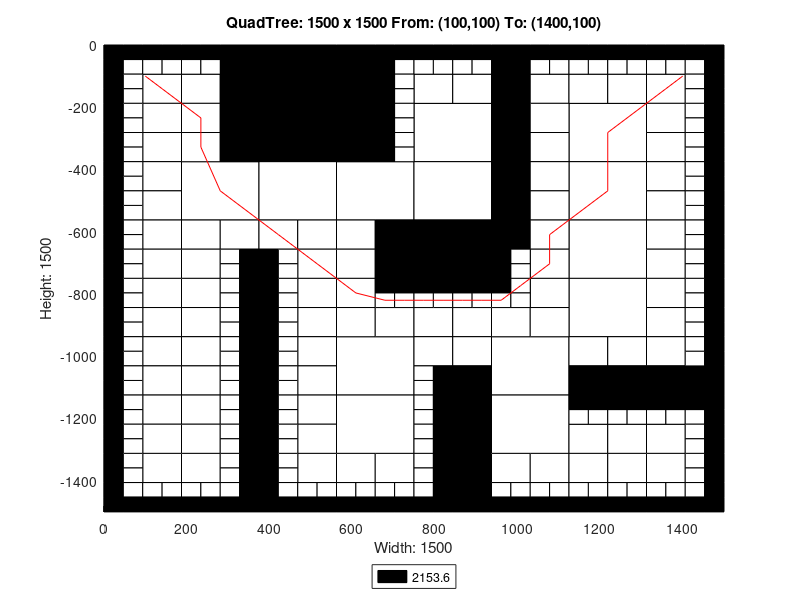

This chart was generated by the following MATLAB code:
axis([0 1500 -1500 0]);
title('QuadTree: 1500 x 1500 From: (100,100) To: (1400,100)');
xlabel('Width: 1500');
ylabel('Height: 1500');
rectangle('Position',[375 -187.5 187.5 187.5], 'FaceColor',[0 0 0]);
rectangle('Position',[375 -375 187.5 187.5], 'FaceColor',[0 0 0]);
rectangle('Position',[187.5 -562.5 187.5 187.5], 'FaceColor',[1 1 1]);
rectangle('Position',[375 -562.5 187.5 187.5], 'FaceColor',[1 1 1]);
rectangle('Position',[562.5 -562.5 187.5 187.5], 'FaceColor',[1 1 1]);
rectangle('Position',[750 -375 187.5 187.5], 'FaceColor',[1 1 1]);
rectangle('Position',[1125 -375 187.5 187.5], 'FaceColor',[1 1 1]);
rectangle('Position',[750 -562.5 187.5 187.5], 'FaceColor',[1 1 1]);
rectangle('Position',[750 -750 187.5 187.5], 'FaceColor',[0 0 0]);
rectangle('Position',[1125 -562.5 187.5 187.5], 'FaceColor',[1 1 1]);
rectangle('Position',[1125 -750 187.5 187.5], 'FaceColor',[1 1 1]);
rectangle('Position',[562.5 -1125 187.5 187.5], 'FaceColor',[1 1 1]);
rectangle('Position',[562.5 -1312.5 187.5 187.5], 'FaceColor',[1 1 1]);
rectangle('Position',[937.5 -1125 187.5 187.5], 'FaceColor',[1 1 1]);
rectangle('Position',[1125 -937.5 187.5 187.5], 'FaceColor',[1 1 1]);
rectangle('Position',[937.5 -1312.5 187.5 187.5], 'FaceColor',[1 1 1]);
rectangle('Position',[93.75 -187.5 93.75 93.75], 'FaceColor',[1 1 1]);
rectangle('Position',[281.25 -93.75 93.75 93.75], 'FaceColor',[0 0 0]);
rectangle('Position',[187.5 -187.5 93.75 93.75], 'FaceColor',[1 1 1]);
rectangle('Position',[281.25 -187.5 93.75 93.75], 'FaceColor',[0 0 0]);
rectangle('Position',[93.75 -281.25 93.75 93.75], 'FaceColor',[1 1 1]);
rectangle('Position',[93.75 -375 93.75 93.75], 'FaceColor',[1 1 1]);
rectangle('Position',[187.5 -281.25 93.75 93.75], 'FaceColor',[1 1 1]);
rectangle('Position',[281.25 -281.25 93.75 93.75], 'FaceColor',[0 0 0]);
rectangle('Position',[187.5 -375 93.75 93.75], 'FaceColor',[1 1 1]);
rectangle('Position',[281.25 -375 93.75 93.75], 'FaceColor',[0 0 0]);
rectangle('Position',[562.5 -93.75 93.75 93.75], 'FaceColor',[0 0 0]);
rectangle('Position',[562.5 -187.5 93.75 93.75], 'FaceColor',[0 0 0]);
rectangle('Position',[562.5 -281.25 93.75 93.75], 'FaceColor',[0 0 0]);
rectangle('Position',[562.5 -375 93.75 93.75], 'FaceColor',[0 0 0]);
rectangle('Position',[93.75 -468.75 93.75 93.75], 'FaceColor',[1 1 1]);
rectangle('Position',[93.75 -562.5 93.75 93.75], 'FaceColor',[1 1 1]);
rectangle('Position',[93.75 -656.25 93.75 93.75], 'FaceColor',[1 1 1]);
rectangle('Position',[93.75 -750 93.75 93.75], 'FaceColor',[1 1 1]);
rectangle('Position',[187.5 -656.25 93.75 93.75], 'FaceColor',[1 1 1]);
rectangle('Position',[281.25 -656.25 93.75 93.75], 'FaceColor',[1 1 1]);
rectangle('Position',[187.5 -750 93.75 93.75], 'FaceColor',[1 1 1]);
rectangle('Position',[375 -656.25 93.75 93.75], 'FaceColor',[1 1 1]);
rectangle('Position',[468.75 -656.25 93.75 93.75], 'FaceColor',[1 1 1]);
rectangle('Position',[468.75 -750 93.75 93.75], 'FaceColor',[1 1 1]);
rectangle('Position',[562.5 -656.25 93.75 93.75], 'FaceColor',[1 1 1]);
rectangle('Position',[656.25 -656.25 93.75 93.75], 'FaceColor',[0 0 0]);
rectangle('Position',[562.5 -750 93.75 93.75], 'FaceColor',[1 1 1]);
rectangle('Position',[656.25 -750 93.75 93.75], 'FaceColor',[0 0 0]);
rectangle('Position',[750 -187.5 93.75 93.75], 'FaceColor',[1 1 1]);
rectangle('Position',[843.75 -187.5 93.75 93.75], 'FaceColor',[1 1 1]);
rectangle('Position',[937.5 -93.75 93.75 93.75], 'FaceColor',[0 0 0]);
rectangle('Position',[937.5 -187.5 93.75 93.75], 'FaceColor',[0 0 0]);
rectangle('Position',[1031.25 -187.5 93.75 93.75], 'FaceColor',[1 1 1]);
rectangle('Position',[937.5 -281.25 93.75 93.75], 'FaceColor',[0 0 0]);
rectangle('Position',[1031.25 -281.25 93.75 93.75], 'FaceColor',[1 1 1]);
rectangle('Position',[937.5 -375 93.75 93.75], 'FaceColor',[0 0 0]);
rectangle('Position',[1031.25 -375 93.75 93.75], 'FaceColor',[1 1 1]);
rectangle('Position',[1125 -187.5 93.75 93.75], 'FaceColor',[1 1 1]);
rectangle('Position',[1218.75 -187.5 93.75 93.75], 'FaceColor',[1 1 1]);
rectangle('Position',[1312.5 -187.5 93.75 93.75], 'FaceColor',[1 1 1]);
rectangle('Position',[1312.5 -281.25 93.75 93.75], 'FaceColor',[1 1 1]);
rectangle('Position',[1312.5 -375 93.75 93.75], 'FaceColor',[1 1 1]);
rectangle('Position',[937.5 -468.75 93.75 93.75], 'FaceColor',[0 0 0]);
rectangle('Position',[1031.25 -468.75 93.75 93.75], 'FaceColor',[1 1 1]);
rectangle('Position',[937.5 -562.5 93.75 93.75], 'FaceColor',[0 0 0]);
rectangle('Position',[1031.25 -562.5 93.75 93.75], 'FaceColor',[1 1 1]);
rectangle('Position',[937.5 -656.25 93.75 93.75], 'FaceColor',[0 0 0]);
rectangle('Position',[1031.25 -656.25 93.75 93.75], 'FaceColor',[1 1 1]);
rectangle('Position',[1031.25 -750 93.75 93.75], 'FaceColor',[1 1 1]);
rectangle('Position',[1312.5 -468.75 93.75 93.75], 'FaceColor',[1 1 1]);
rectangle('Position',[1312.5 -562.5 93.75 93.75], 'FaceColor',[1 1 1]);
rectangle('Position',[1312.5 -656.25 93.75 93.75], 'FaceColor',[1 1 1]);
rectangle('Position',[1312.5 -750 93.75 93.75], 'FaceColor',[1 1 1]);
rectangle('Position',[93.75 -843.75 93.75 93.75], 'FaceColor',[1 1 1]);
rectangle('Position',[93.75 -937.5 93.75 93.75], 'FaceColor',[1 1 1]);
rectangle('Position',[187.5 -843.75 93.75 93.75], 'FaceColor',[1 1 1]);
rectangle('Position',[187.5 -937.5 93.75 93.75], 'FaceColor',[1 1 1]);
rectangle('Position',[93.75 -1031.25 93.75 93.75], 'FaceColor',[1 1 1]);
rectangle('Position',[93.75 -1125 93.75 93.75], 'FaceColor',[1 1 1]);
rectangle('Position',[187.5 -1031.25 93.75 93.75], 'FaceColor',[1 1 1]);
rectangle('Position',[187.5 -1125 93.75 93.75], 'FaceColor',[1 1 1]);
rectangle('Position',[468.75 -843.75 93.75 93.75], 'FaceColor',[1 1 1]);
rectangle('Position',[468.75 -937.5 93.75 93.75], 'FaceColor',[1 1 1]);
rectangle('Position',[562.5 -843.75 93.75 93.75], 'FaceColor',[1 1 1]);
rectangle('Position',[562.5 -937.5 93.75 93.75], 'FaceColor',[1 1 1]);
rectangle('Position',[656.25 -937.5 93.75 93.75], 'FaceColor',[1 1 1]);
rectangle('Position',[468.75 -1031.25 93.75 93.75], 'FaceColor',[1 1 1]);
rectangle('Position',[468.75 -1125 93.75 93.75], 'FaceColor',[1 1 1]);
rectangle('Position',[93.75 -1218.75 93.75 93.75], 'FaceColor',[1 1 1]);
rectangle('Position',[93.75 -1312.5 93.75 93.75], 'FaceColor',[1 1 1]);
rectangle('Position',[187.5 -1218.75 93.75 93.75], 'FaceColor',[1 1 1]);
rectangle('Position',[187.5 -1312.5 93.75 93.75], 'FaceColor',[1 1 1]);
rectangle('Position',[93.75 -1406.25 93.75 93.75], 'FaceColor',[1 1 1]);
rectangle('Position',[187.5 -1406.25 93.75 93.75], 'FaceColor',[1 1 1]);
rectangle('Position',[468.75 -1218.75 93.75 93.75], 'FaceColor',[1 1 1]);
rectangle('Position',[468.75 -1312.5 93.75 93.75], 'FaceColor',[1 1 1]);
rectangle('Position',[468.75 -1406.25 93.75 93.75], 'FaceColor',[1 1 1]);
rectangle('Position',[562.5 -1406.25 93.75 93.75], 'FaceColor',[1 1 1]);
rectangle('Position',[656.25 -1406.25 93.75 93.75], 'FaceColor',[1 1 1]);
rectangle('Position',[750 -937.5 93.75 93.75], 'FaceColor',[1 1 1]);
rectangle('Position',[843.75 -937.5 93.75 93.75], 'FaceColor',[1 1 1]);
rectangle('Position',[1031.25 -843.75 93.75 93.75], 'FaceColor',[1 1 1]);
rectangle('Position',[937.5 -937.5 93.75 93.75], 'FaceColor',[1 1 1]);
rectangle('Position',[1031.25 -937.5 93.75 93.75], 'FaceColor',[1 1 1]);
rectangle('Position',[750 -1031.25 93.75 93.75], 'FaceColor',[1 1 1]);
rectangle('Position',[843.75 -1031.25 93.75 93.75], 'FaceColor',[1 1 1]);
rectangle('Position',[843.75 -1125 93.75 93.75], 'FaceColor',[0 0 0]);
rectangle('Position',[1312.5 -843.75 93.75 93.75], 'FaceColor',[1 1 1]);
rectangle('Position',[1312.5 -937.5 93.75 93.75], 'FaceColor',[1 1 1]);
rectangle('Position',[1125 -1031.25 93.75 93.75], 'FaceColor',[1 1 1]);
rectangle('Position',[1218.75 -1031.25 93.75 93.75], 'FaceColor',[1 1 1]);
rectangle('Position',[1125 -1125 93.75 93.75], 'FaceColor',[0 0 0]);
rectangle('Position',[1218.75 -1125 93.75 93.75], 'FaceColor',[0 0 0]);
rectangle('Position',[1312.5 -1031.25 93.75 93.75], 'FaceColor',[1 1 1]);
rectangle('Position',[1312.5 -1125 93.75 93.75], 'FaceColor',[0 0 0]);
rectangle('Position',[1406.25 -1125 93.75 93.75], 'FaceColor',[0 0 0]);
rectangle('Position',[843.75 -1218.75 93.75 93.75], 'FaceColor',[0 0 0]);
rectangle('Position',[843.75 -1312.5 93.75 93.75], 'FaceColor',[0 0 0]);
rectangle('Position',[843.75 -1406.25 93.75 93.75], 'FaceColor',[0 0 0]);
rectangle('Position',[843.75 -1500 93.75 93.75], 'FaceColor',[0 0 0]);
rectangle('Position',[937.5 -1406.25 93.75 93.75], 'FaceColor',[1 1 1]);
rectangle('Position',[1031.25 -1406.25 93.75 93.75], 'FaceColor',[1 1 1]);
rectangle('Position',[1125 -1312.5 93.75 93.75], 'FaceColor',[1 1 1]);
rectangle('Position',[1218.75 -1312.5 93.75 93.75], 'FaceColor',[1 1 1]);
rectangle('Position',[1312.5 -1312.5 93.75 93.75], 'FaceColor',[1 1 1]);
rectangle('Position',[1125 -1406.25 93.75 93.75], 'FaceColor',[1 1 1]);
rectangle('Position',[1218.75 -1406.25 93.75 93.75], 'FaceColor',[1 1 1]);
rectangle('Position',[1312.5 -1406.25 93.75 93.75], 'FaceColor',[1 1 1]);
rectangle('Position',[0 -46.875 46.875 46.875], 'FaceColor',[0 0 0]);
rectangle('Position',[46.875 -46.875 46.875 46.875], 'FaceColor',[0 0 0]);
rectangle('Position',[0 -93.75 46.875 46.875], 'FaceColor',[0 0 0]);
rectangle('Position',[46.875 -93.75 46.875 46.875], 'FaceColor',[1 1 1]);
rectangle('Position',[93.75 -46.875 46.875 46.875], 'FaceColor',[0 0 0]);
rectangle('Position',[140.625 -46.875 46.875 46.875], 'FaceColor',[0 0 0]);
rectangle('Position',[93.75 -93.75 46.875 46.875], 'FaceColor',[1 1 1]);
rectangle('Position',[140.625 -93.75 46.875 46.875], 'FaceColor',[1 1 1]);
rectangle('Position',[0 -140.625 46.875 46.875], 'FaceColor',[0 0 0]);
rectangle('Position',[46.875 -140.625 46.875 46.875], 'FaceColor',[1 1 1]);
rectangle('Position',[0 -187.5 46.875 46.875], 'FaceColor',[0 0 0]);
rectangle('Position',[46.875 -187.5 46.875 46.875], 'FaceColor',[1 1 1]);
rectangle('Position',[187.5 -46.875 46.875 46.875], 'FaceColor',[0 0 0]);
rectangle('Position',[234.375 -46.875 46.875 46.875], 'FaceColor',[0 0 0]);
rectangle('Position',[187.5 -93.75 46.875 46.875], 'FaceColor',[1 1 1]);
rectangle('Position',[234.375 -93.75 46.875 46.875], 'FaceColor',[1 1 1]);
rectangle('Position',[0 -234.375 46.875 46.875], 'FaceColor',[0 0 0]);
rectangle('Position',[46.875 -234.375 46.875 46.875], 'FaceColor',[1 1 1]);
rectangle('Position',[0 -281.25 46.875 46.875], 'FaceColor',[0 0 0]);
rectangle('Position',[46.875 -281.25 46.875 46.875], 'FaceColor',[1 1 1]);
rectangle('Position',[0 -328.125 46.875 46.875], 'FaceColor',[0 0 0]);
rectangle('Position',[46.875 -328.125 46.875 46.875], 'FaceColor',[1 1 1]);
rectangle('Position',[0 -375 46.875 46.875], 'FaceColor',[0 0 0]);
rectangle('Position',[46.875 -375 46.875 46.875], 'FaceColor',[1 1 1]);
rectangle('Position',[656.25 -46.875 46.875 46.875], 'FaceColor',[0 0 0]);
rectangle('Position',[703.125 -46.875 46.875 46.875], 'FaceColor',[0 0 0]);
rectangle('Position',[656.25 -93.75 46.875 46.875], 'FaceColor',[0 0 0]);
rectangle('Position',[703.125 -93.75 46.875 46.875], 'FaceColor',[1 1 1]);
rectangle('Position',[656.25 -140.625 46.875 46.875], 'FaceColor',[0 0 0]);
rectangle('Position',[703.125 -140.625 46.875 46.875], 'FaceColor',[1 1 1]);
rectangle('Position',[656.25 -187.5 46.875 46.875], 'FaceColor',[0 0 0]);
rectangle('Position',[703.125 -187.5 46.875 46.875], 'FaceColor',[1 1 1]);
rectangle('Position',[656.25 -234.375 46.875 46.875], 'FaceColor',[0 0 0]);
rectangle('Position',[703.125 -234.375 46.875 46.875], 'FaceColor',[1 1 1]);
rectangle('Position',[656.25 -281.25 46.875 46.875], 'FaceColor',[0 0 0]);
rectangle('Position',[703.125 -281.25 46.875 46.875], 'FaceColor',[1 1 1]);
rectangle('Position',[656.25 -328.125 46.875 46.875], 'FaceColor',[0 0 0]);
rectangle('Position',[703.125 -328.125 46.875 46.875], 'FaceColor',[1 1 1]);
rectangle('Position',[656.25 -375 46.875 46.875], 'FaceColor',[0 0 0]);
rectangle('Position',[703.125 -375 46.875 46.875], 'FaceColor',[1 1 1]);
rectangle('Position',[0 -421.875 46.875 46.875], 'FaceColor',[0 0 0]);
rectangle('Position',[46.875 -421.875 46.875 46.875], 'FaceColor',[1 1 1]);
rectangle('Position',[0 -468.75 46.875 46.875], 'FaceColor',[0 0 0]);
rectangle('Position',[46.875 -468.75 46.875 46.875], 'FaceColor',[1 1 1]);
rectangle('Position',[0 -515.625 46.875 46.875], 'FaceColor',[0 0 0]);
rectangle('Position',[46.875 -515.625 46.875 46.875], 'FaceColor',[1 1 1]);
rectangle('Position',[0 -562.5 46.875 46.875], 'FaceColor',[0 0 0]);
rectangle('Position',[46.875 -562.5 46.875 46.875], 'FaceColor',[1 1 1]);
rectangle('Position',[0 -609.375 46.875 46.875], 'FaceColor',[0 0 0]);
rectangle('Position',[46.875 -609.375 46.875 46.875], 'FaceColor',[1 1 1]);
rectangle('Position',[0 -656.25 46.875 46.875], 'FaceColor',[0 0 0]);
rectangle('Position',[46.875 -656.25 46.875 46.875], 'FaceColor',[1 1 1]);
rectangle('Position',[0 -703.125 46.875 46.875], 'FaceColor',[0 0 0]);
rectangle('Position',[46.875 -703.125 46.875 46.875], 'FaceColor',[1 1 1]);
rectangle('Position',[0 -750 46.875 46.875], 'FaceColor',[0 0 0]);
rectangle('Position',[46.875 -750 46.875 46.875], 'FaceColor',[1 1 1]);
rectangle('Position',[281.25 -703.125 46.875 46.875], 'FaceColor',[1 1 1]);
rectangle('Position',[328.125 -703.125 46.875 46.875], 'FaceColor',[0 0 0]);
rectangle('Position',[281.25 -750 46.875 46.875], 'FaceColor',[1 1 1]);
rectangle('Position',[328.125 -750 46.875 46.875], 'FaceColor',[0 0 0]);
rectangle('Position',[375 -703.125 46.875 46.875], 'FaceColor',[0 0 0]);
rectangle('Position',[421.875 -703.125 46.875 46.875], 'FaceColor',[1 1 1]);
rectangle('Position',[375 -750 46.875 46.875], 'FaceColor',[0 0 0]);
rectangle('Position',[421.875 -750 46.875 46.875], 'FaceColor',[1 1 1]);
rectangle('Position',[750 -46.875 46.875 46.875], 'FaceColor',[0 0 0]);
rectangle('Position',[796.875 -46.875 46.875 46.875], 'FaceColor',[0 0 0]);
rectangle('Position',[750 -93.75 46.875 46.875], 'FaceColor',[1 1 1]);
rectangle('Position',[796.875 -93.75 46.875 46.875], 'FaceColor',[1 1 1]);
rectangle('Position',[843.75 -46.875 46.875 46.875], 'FaceColor',[0 0 0]);
rectangle('Position',[890.625 -46.875 46.875 46.875], 'FaceColor',[0 0 0]);
rectangle('Position',[843.75 -93.75 46.875 46.875], 'FaceColor',[1 1 1]);
rectangle('Position',[890.625 -93.75 46.875 46.875], 'FaceColor',[1 1 1]);
rectangle('Position',[1031.25 -46.875 46.875 46.875], 'FaceColor',[0 0 0]);
rectangle('Position',[1078.12 -46.875 46.875 46.875], 'FaceColor',[0 0 0]);
rectangle('Position',[1031.25 -93.75 46.875 46.875], 'FaceColor',[1 1 1]);
rectangle('Position',[1078.12 -93.75 46.875 46.875], 'FaceColor',[1 1 1]);
rectangle('Position',[1125 -46.875 46.875 46.875], 'FaceColor',[0 0 0]);
rectangle('Position',[1171.88 -46.875 46.875 46.875], 'FaceColor',[0 0 0]);
rectangle('Position',[1125 -93.75 46.875 46.875], 'FaceColor',[1 1 1]);
rectangle('Position',[1171.88 -93.75 46.875 46.875], 'FaceColor',[1 1 1]);
rectangle('Position',[1218.75 -46.875 46.875 46.875], 'FaceColor',[0 0 0]);
rectangle('Position',[1265.62 -46.875 46.875 46.875], 'FaceColor',[0 0 0]);
rectangle('Position',[1218.75 -93.75 46.875 46.875], 'FaceColor',[1 1 1]);
rectangle('Position',[1265.62 -93.75 46.875 46.875], 'FaceColor',[1 1 1]);
rectangle('Position',[1312.5 -46.875 46.875 46.875], 'FaceColor',[0 0 0]);
rectangle('Position',[1359.38 -46.875 46.875 46.875], 'FaceColor',[0 0 0]);
rectangle('Position',[1312.5 -93.75 46.875 46.875], 'FaceColor',[1 1 1]);
rectangle('Position',[1359.38 -93.75 46.875 46.875], 'FaceColor',[1 1 1]);
rectangle('Position',[1406.25 -46.875 46.875 46.875], 'FaceColor',[0 0 0]);
rectangle('Position',[1453.12 -46.875 46.875 46.875], 'FaceColor',[0 0 0]);
rectangle('Position',[1406.25 -93.75 46.875 46.875], 'FaceColor',[1 1 1]);
rectangle('Position',[1453.12 -93.75 46.875 46.875], 'FaceColor',[0 0 0]);
rectangle('Position',[1406.25 -140.625 46.875 46.875], 'FaceColor',[1 1 1]);
rectangle('Position',[1453.12 -140.625 46.875 46.875], 'FaceColor',[0 0 0]);
rectangle('Position',[1406.25 -187.5 46.875 46.875], 'FaceColor',[1 1 1]);
rectangle('Position',[1453.12 -187.5 46.875 46.875], 'FaceColor',[0 0 0]);
rectangle('Position',[1406.25 -234.375 46.875 46.875], 'FaceColor',[1 1 1]);
rectangle('Position',[1453.12 -234.375 46.875 46.875], 'FaceColor',[0 0 0]);
rectangle('Position',[1406.25 -281.25 46.875 46.875], 'FaceColor',[1 1 1]);
rectangle('Position',[1453.12 -281.25 46.875 46.875], 'FaceColor',[0 0 0]);
rectangle('Position',[1406.25 -328.125 46.875 46.875], 'FaceColor',[1 1 1]);
rectangle('Position',[1453.12 -328.125 46.875 46.875], 'FaceColor',[0 0 0]);
rectangle('Position',[1406.25 -375 46.875 46.875], 'FaceColor',[1 1 1]);
rectangle('Position',[1453.12 -375 46.875 46.875], 'FaceColor',[0 0 0]);
rectangle('Position',[937.5 -703.125 46.875 46.875], 'FaceColor',[0 0 0]);
rectangle('Position',[984.375 -703.125 46.875 46.875], 'FaceColor',[1 1 1]);
rectangle('Position',[937.5 -750 46.875 46.875], 'FaceColor',[0 0 0]);
rectangle('Position',[984.375 -750 46.875 46.875], 'FaceColor',[1 1 1]);
rectangle('Position',[1406.25 -421.875 46.875 46.875], 'FaceColor',[1 1 1]);
rectangle('Position',[1453.12 -421.875 46.875 46.875], 'FaceColor',[0 0 0]);
rectangle('Position',[1406.25 -468.75 46.875 46.875], 'FaceColor',[1 1 1]);
rectangle('Position',[1453.12 -468.75 46.875 46.875], 'FaceColor',[0 0 0]);
rectangle('Position',[1406.25 -515.625 46.875 46.875], 'FaceColor',[1 1 1]);
rectangle('Position',[1453.12 -515.625 46.875 46.875], 'FaceColor',[0 0 0]);
rectangle('Position',[1406.25 -562.5 46.875 46.875], 'FaceColor',[1 1 1]);
rectangle('Position',[1453.12 -562.5 46.875 46.875], 'FaceColor',[0 0 0]);
rectangle('Position',[1406.25 -609.375 46.875 46.875], 'FaceColor',[1 1 1]);
rectangle('Position',[1453.12 -609.375 46.875 46.875], 'FaceColor',[0 0 0]);
rectangle('Position',[1406.25 -656.25 46.875 46.875], 'FaceColor',[1 1 1]);
rectangle('Position',[1453.12 -656.25 46.875 46.875], 'FaceColor',[0 0 0]);
rectangle('Position',[1406.25 -703.125 46.875 46.875], 'FaceColor',[1 1 1]);
rectangle('Position',[1453.12 -703.125 46.875 46.875], 'FaceColor',[0 0 0]);
rectangle('Position',[1406.25 -750 46.875 46.875], 'FaceColor',[1 1 1]);
rectangle('Position',[1453.12 -750 46.875 46.875], 'FaceColor',[0 0 0]);
rectangle('Position',[0 -796.875 46.875 46.875], 'FaceColor',[0 0 0]);
rectangle('Position',[46.875 -796.875 46.875 46.875], 'FaceColor',[1 1 1]);
rectangle('Position',[0 -843.75 46.875 46.875], 'FaceColor',[0 0 0]);
rectangle('Position',[46.875 -843.75 46.875 46.875], 'FaceColor',[1 1 1]);
rectangle('Position',[0 -890.625 46.875 46.875], 'FaceColor',[0 0 0]);
rectangle('Position',[46.875 -890.625 46.875 46.875], 'FaceColor',[1 1 1]);
rectangle('Position',[0 -937.5 46.875 46.875], 'FaceColor',[0 0 0]);
rectangle('Position',[46.875 -937.5 46.875 46.875], 'FaceColor',[1 1 1]);
rectangle('Position',[281.25 -796.875 46.875 46.875], 'FaceColor',[1 1 1]);
rectangle('Position',[328.125 -796.875 46.875 46.875], 'FaceColor',[0 0 0]);
rectangle('Position',[281.25 -843.75 46.875 46.875], 'FaceColor',[1 1 1]);
rectangle('Position',[328.125 -843.75 46.875 46.875], 'FaceColor',[0 0 0]);
rectangle('Position',[281.25 -890.625 46.875 46.875], 'FaceColor',[1 1 1]);
rectangle('Position',[328.125 -890.625 46.875 46.875], 'FaceColor',[0 0 0]);
rectangle('Position',[281.25 -937.5 46.875 46.875], 'FaceColor',[1 1 1]);
rectangle('Position',[328.125 -937.5 46.875 46.875], 'FaceColor',[0 0 0]);
rectangle('Position',[0 -984.375 46.875 46.875], 'FaceColor',[0 0 0]);
rectangle('Position',[46.875 -984.375 46.875 46.875], 'FaceColor',[1 1 1]);
rectangle('Position',[0 -1031.25 46.875 46.875], 'FaceColor',[0 0 0]);
rectangle('Position',[46.875 -1031.25 46.875 46.875], 'FaceColor',[1 1 1]);
rectangle('Position',[0 -1078.12 46.875 46.875], 'FaceColor',[0 0 0]);
rectangle('Position',[46.875 -1078.12 46.875 46.875], 'FaceColor',[1 1 1]);
rectangle('Position',[0 -1125 46.875 46.875], 'FaceColor',[0 0 0]);
rectangle('Position',[46.875 -1125 46.875 46.875], 'FaceColor',[1 1 1]);
rectangle('Position',[281.25 -984.375 46.875 46.875], 'FaceColor',[1 1 1]);
rectangle('Position',[328.125 -984.375 46.875 46.875], 'FaceColor',[0 0 0]);
rectangle('Position',[281.25 -1031.25 46.875 46.875], 'FaceColor',[1 1 1]);
rectangle('Position',[328.125 -1031.25 46.875 46.875], 'FaceColor',[0 0 0]);
rectangle('Position',[281.25 -1078.12 46.875 46.875], 'FaceColor',[1 1 1]);
rectangle('Position',[328.125 -1078.12 46.875 46.875], 'FaceColor',[0 0 0]);
rectangle('Position',[281.25 -1125 46.875 46.875], 'FaceColor',[1 1 1]);
rectangle('Position',[328.125 -1125 46.875 46.875], 'FaceColor',[0 0 0]);
rectangle('Position',[375 -796.875 46.875 46.875], 'FaceColor',[0 0 0]);
rectangle('Position',[421.875 -796.875 46.875 46.875], 'FaceColor',[1 1 1]);
rectangle('Position',[375 -843.75 46.875 46.875], 'FaceColor',[0 0 0]);
rectangle('Position',[421.875 -843.75 46.875 46.875], 'FaceColor',[1 1 1]);
rectangle('Position',[375 -890.625 46.875 46.875], 'FaceColor',[0 0 0]);
rectangle('Position',[421.875 -890.625 46.875 46.875], 'FaceColor',[1 1 1]);
rectangle('Position',[375 -937.5 46.875 46.875], 'FaceColor',[0 0 0]);
rectangle('Position',[421.875 -937.5 46.875 46.875], 'FaceColor',[1 1 1]);
rectangle('Position',[656.25 -796.875 46.875 46.875], 'FaceColor',[0 0 0]);
rectangle('Position',[703.125 -796.875 46.875 46.875], 'FaceColor',[0 0 0]);
rectangle('Position',[656.25 -843.75 46.875 46.875], 'FaceColor',[1 1 1]);
rectangle('Position',[703.125 -843.75 46.875 46.875], 'FaceColor',[1 1 1]);
rectangle('Position',[375 -984.375 46.875 46.875], 'FaceColor',[0 0 0]);
rectangle('Position',[421.875 -984.375 46.875 46.875], 'FaceColor',[1 1 1]);
rectangle('Position',[375 -1031.25 46.875 46.875], 'FaceColor',[0 0 0]);
rectangle('Position',[421.875 -1031.25 46.875 46.875], 'FaceColor',[1 1 1]);
rectangle('Position',[375 -1078.12 46.875 46.875], 'FaceColor',[0 0 0]);
rectangle('Position',[421.875 -1078.12 46.875 46.875], 'FaceColor',[1 1 1]);
rectangle('Position',[375 -1125 46.875 46.875], 'FaceColor',[0 0 0]);
rectangle('Position',[421.875 -1125 46.875 46.875], 'FaceColor',[1 1 1]);
rectangle('Position',[0 -1171.88 46.875 46.875], 'FaceColor',[0 0 0]);
rectangle('Position',[46.875 -1171.88 46.875 46.875], 'FaceColor',[1 1 1]);
rectangle('Position',[0 -1218.75 46.875 46.875], 'FaceColor',[0 0 0]);
rectangle('Position',[46.875 -1218.75 46.875 46.875], 'FaceColor',[1 1 1]);
rectangle('Position',[0 -1265.62 46.875 46.875], 'FaceColor',[0 0 0]);
rectangle('Position',[46.875 -1265.62 46.875 46.875], 'FaceColor',[1 1 1]);
rectangle('Position',[0 -1312.5 46.875 46.875], 'FaceColor',[0 0 0]);
rectangle('Position',[46.875 -1312.5 46.875 46.875], 'FaceColor',[1 1 1]);
rectangle('Position',[281.25 -1171.88 46.875 46.875], 'FaceColor',[1 1 1]);
rectangle('Position',[328.125 -1171.88 46.875 46.875], 'FaceColor',[0 0 0]);
rectangle('Position',[281.25 -1218.75 46.875 46.875], 'FaceColor',[1 1 1]);
rectangle('Position',[328.125 -1218.75 46.875 46.875], 'FaceColor',[0 0 0]);
rectangle('Position',[281.25 -1265.62 46.875 46.875], 'FaceColor',[1 1 1]);
rectangle('Position',[328.125 -1265.62 46.875 46.875], 'FaceColor',[0 0 0]);
rectangle('Position',[281.25 -1312.5 46.875 46.875], 'FaceColor',[1 1 1]);
rectangle('Position',[328.125 -1312.5 46.875 46.875], 'FaceColor',[0 0 0]);
rectangle('Position',[0 -1359.38 46.875 46.875], 'FaceColor',[0 0 0]);
rectangle('Position',[46.875 -1359.38 46.875 46.875], 'FaceColor',[1 1 1]);
rectangle('Position',[0 -1406.25 46.875 46.875], 'FaceColor',[0 0 0]);
rectangle('Position',[46.875 -1406.25 46.875 46.875], 'FaceColor',[1 1 1]);
rectangle('Position',[0 -1453.12 46.875 46.875], 'FaceColor',[0 0 0]);
rectangle('Position',[46.875 -1453.12 46.875 46.875], 'FaceColor',[1 1 1]);
rectangle('Position',[0 -1500 46.875 46.875], 'FaceColor',[0 0 0]);
rectangle('Position',[46.875 -1500 46.875 46.875], 'FaceColor',[0 0 0]);
rectangle('Position',[93.75 -1453.12 46.875 46.875], 'FaceColor',[1 1 1]);
rectangle('Position',[140.625 -1453.12 46.875 46.875], 'FaceColor',[1 1 1]);
rectangle('Position',[93.75 -1500 46.875 46.875], 'FaceColor',[0 0 0]);
rectangle('Position',[140.625 -1500 46.875 46.875], 'FaceColor',[0 0 0]);
rectangle('Position',[281.25 -1359.38 46.875 46.875], 'FaceColor',[1 1 1]);
rectangle('Position',[328.125 -1359.38 46.875 46.875], 'FaceColor',[0 0 0]);
rectangle('Position',[281.25 -1406.25 46.875 46.875], 'FaceColor',[1 1 1]);
rectangle('Position',[328.125 -1406.25 46.875 46.875], 'FaceColor',[0 0 0]);
rectangle('Position',[187.5 -1453.12 46.875 46.875], 'FaceColor',[1 1 1]);
rectangle('Position',[234.375 -1453.12 46.875 46.875], 'FaceColor',[1 1 1]);
rectangle('Position',[187.5 -1500 46.875 46.875], 'FaceColor',[0 0 0]);
rectangle('Position',[234.375 -1500 46.875 46.875], 'FaceColor',[0 0 0]);
rectangle('Position',[281.25 -1453.12 46.875 46.875], 'FaceColor',[1 1 1]);
rectangle('Position',[328.125 -1453.12 46.875 46.875], 'FaceColor',[0 0 0]);
rectangle('Position',[281.25 -1500 46.875 46.875], 'FaceColor',[0 0 0]);
rectangle('Position',[328.125 -1500 46.875 46.875], 'FaceColor',[0 0 0]);
rectangle('Position',[375 -1171.88 46.875 46.875], 'FaceColor',[0 0 0]);
rectangle('Position',[421.875 -1171.88 46.875 46.875], 'FaceColor',[1 1 1]);
rectangle('Position',[375 -1218.75 46.875 46.875], 'FaceColor',[0 0 0]);
rectangle('Position',[421.875 -1218.75 46.875 46.875], 'FaceColor',[1 1 1]);
rectangle('Position',[375 -1265.62 46.875 46.875], 'FaceColor',[0 0 0]);
rectangle('Position',[421.875 -1265.62 46.875 46.875], 'FaceColor',[1 1 1]);
rectangle('Position',[375 -1312.5 46.875 46.875], 'FaceColor',[0 0 0]);
rectangle('Position',[421.875 -1312.5 46.875 46.875], 'FaceColor',[1 1 1]);
rectangle('Position',[375 -1359.38 46.875 46.875], 'FaceColor',[0 0 0]);
rectangle('Position',[421.875 -1359.38 46.875 46.875], 'FaceColor',[1 1 1]);
rectangle('Position',[375 -1406.25 46.875 46.875], 'FaceColor',[0 0 0]);
rectangle('Position',[421.875 -1406.25 46.875 46.875], 'FaceColor',[1 1 1]);
rectangle('Position',[375 -1453.12 46.875 46.875], 'FaceColor',[0 0 0]);
rectangle('Position',[421.875 -1453.12 46.875 46.875], 'FaceColor',[1 1 1]);
rectangle('Position',[375 -1500 46.875 46.875], 'FaceColor',[0 0 0]);
rectangle('Position',[421.875 -1500 46.875 46.875], 'FaceColor',[0 0 0]);
rectangle('Position',[468.75 -1453.12 46.875 46.875], 'FaceColor',[1 1 1]);
rectangle('Position',[515.625 -1453.12 46.875 46.875], 'FaceColor',[1 1 1]);
rectangle('Position',[468.75 -1500 46.875 46.875], 'FaceColor',[0 0 0]);
rectangle('Position',[515.625 -1500 46.875 46.875], 'FaceColor',[0 0 0]);
rectangle('Position',[562.5 -1453.12 46.875 46.875], 'FaceColor',[1 1 1]);
rectangle('Position',[609.375 -1453.12 46.875 46.875], 'FaceColor',[1 1 1]);
rectangle('Position',[562.5 -1500 46.875 46.875], 'FaceColor',[0 0 0]);
rectangle('Position',[609.375 -1500 46.875 46.875], 'FaceColor',[0 0 0]);
rectangle('Position',[656.25 -1453.12 46.875 46.875], 'FaceColor',[1 1 1]);
rectangle('Position',[703.125 -1453.12 46.875 46.875], 'FaceColor',[1 1 1]);
rectangle('Position',[656.25 -1500 46.875 46.875], 'FaceColor',[0 0 0]);
rectangle('Position',[703.125 -1500 46.875 46.875], 'FaceColor',[0 0 0]);
rectangle('Position',[750 -796.875 46.875 46.875], 'FaceColor',[0 0 0]);
rectangle('Position',[796.875 -796.875 46.875 46.875], 'FaceColor',[0 0 0]);
rectangle('Position',[750 -843.75 46.875 46.875], 'FaceColor',[1 1 1]);
rectangle('Position',[796.875 -843.75 46.875 46.875], 'FaceColor',[1 1 1]);
rectangle('Position',[843.75 -796.875 46.875 46.875], 'FaceColor',[0 0 0]);
rectangle('Position',[890.625 -796.875 46.875 46.875], 'FaceColor',[0 0 0]);
rectangle('Position',[843.75 -843.75 46.875 46.875], 'FaceColor',[1 1 1]);
rectangle('Position',[890.625 -843.75 46.875 46.875], 'FaceColor',[1 1 1]);
rectangle('Position',[937.5 -796.875 46.875 46.875], 'FaceColor',[0 0 0]);
rectangle('Position',[984.375 -796.875 46.875 46.875], 'FaceColor',[1 1 1]);
rectangle('Position',[937.5 -843.75 46.875 46.875], 'FaceColor',[1 1 1]);
rectangle('Position',[984.375 -843.75 46.875 46.875], 'FaceColor',[1 1 1]);
rectangle('Position',[750 -1078.12 46.875 46.875], 'FaceColor',[1 1 1]);
rectangle('Position',[796.875 -1078.12 46.875 46.875], 'FaceColor',[0 0 0]);
rectangle('Position',[750 -1125 46.875 46.875], 'FaceColor',[1 1 1]);
rectangle('Position',[796.875 -1125 46.875 46.875], 'FaceColor',[0 0 0]);
rectangle('Position',[1406.25 -796.875 46.875 46.875], 'FaceColor',[1 1 1]);
rectangle('Position',[1453.12 -796.875 46.875 46.875], 'FaceColor',[0 0 0]);
rectangle('Position',[1406.25 -843.75 46.875 46.875], 'FaceColor',[1 1 1]);
rectangle('Position',[1453.12 -843.75 46.875 46.875], 'FaceColor',[0 0 0]);
rectangle('Position',[1406.25 -890.625 46.875 46.875], 'FaceColor',[1 1 1]);
rectangle('Position',[1453.12 -890.625 46.875 46.875], 'FaceColor',[0 0 0]);
rectangle('Position',[1406.25 -937.5 46.875 46.875], 'FaceColor',[1 1 1]);
rectangle('Position',[1453.12 -937.5 46.875 46.875], 'FaceColor',[0 0 0]);
rectangle('Position',[1406.25 -984.375 46.875 46.875], 'FaceColor',[1 1 1]);
rectangle('Position',[1453.12 -984.375 46.875 46.875], 'FaceColor',[0 0 0]);
rectangle('Position',[1406.25 -1031.25 46.875 46.875], 'FaceColor',[1 1 1]);
rectangle('Position',[1453.12 -1031.25 46.875 46.875], 'FaceColor',[0 0 0]);
rectangle('Position',[750 -1171.88 46.875 46.875], 'FaceColor',[1 1 1]);
rectangle('Position',[796.875 -1171.88 46.875 46.875], 'FaceColor',[0 0 0]);
rectangle('Position',[750 -1218.75 46.875 46.875], 'FaceColor',[1 1 1]);
rectangle('Position',[796.875 -1218.75 46.875 46.875], 'FaceColor',[0 0 0]);
rectangle('Position',[750 -1265.62 46.875 46.875], 'FaceColor',[1 1 1]);
rectangle('Position',[796.875 -1265.62 46.875 46.875], 'FaceColor',[0 0 0]);
rectangle('Position',[750 -1312.5 46.875 46.875], 'FaceColor',[1 1 1]);
rectangle('Position',[796.875 -1312.5 46.875 46.875], 'FaceColor',[0 0 0]);
rectangle('Position',[750 -1359.38 46.875 46.875], 'FaceColor',[1 1 1]);
rectangle('Position',[796.875 -1359.38 46.875 46.875], 'FaceColor',[0 0 0]);
rectangle('Position',[750 -1406.25 46.875 46.875], 'FaceColor',[1 1 1]);
rectangle('Position',[796.875 -1406.25 46.875 46.875], 'FaceColor',[0 0 0]);
rectangle('Position',[750 -1453.12 46.875 46.875], 'FaceColor',[1 1 1]);
rectangle('Position',[796.875 -1453.12 46.875 46.875], 'FaceColor',[0 0 0]);
rectangle('Position',[750 -1500 46.875 46.875], 'FaceColor',[0 0 0]);
rectangle('Position',[796.875 -1500 46.875 46.875], 'FaceColor',[0 0 0]);
rectangle('Position',[937.5 -1453.12 46.875 46.875], 'FaceColor',[1 1 1]);
rectangle('Position',[984.375 -1453.12 46.875 46.875], 'FaceColor',[1 1 1]);
rectangle('Position',[937.5 -1500 46.875 46.875], 'FaceColor',[0 0 0]);
rectangle('Position',[984.375 -1500 46.875 46.875], 'FaceColor',[0 0 0]);
rectangle('Position',[1031.25 -1453.12 46.875 46.875], 'FaceColor',[1 1 1]);
rectangle('Position',[1078.12 -1453.12 46.875 46.875], 'FaceColor',[1 1 1]);
rectangle('Position',[1031.25 -1500 46.875 46.875], 'FaceColor',[0 0 0]);
rectangle('Position',[1078.12 -1500 46.875 46.875], 'FaceColor',[0 0 0]);
rectangle('Position',[1125 -1171.88 46.875 46.875], 'FaceColor',[0 0 0]);
rectangle('Position',[1171.88 -1171.88 46.875 46.875], 'FaceColor',[0 0 0]);
rectangle('Position',[1125 -1218.75 46.875 46.875], 'FaceColor',[1 1 1]);
rectangle('Position',[1171.88 -1218.75 46.875 46.875], 'FaceColor',[1 1 1]);
rectangle('Position',[1218.75 -1171.88 46.875 46.875], 'FaceColor',[0 0 0]);
rectangle('Position',[1265.62 -1171.88 46.875 46.875], 'FaceColor',[0 0 0]);
rectangle('Position',[1218.75 -1218.75 46.875 46.875], 'FaceColor',[1 1 1]);
rectangle('Position',[1265.62 -1218.75 46.875 46.875], 'FaceColor',[1 1 1]);
rectangle('Position',[1312.5 -1171.88 46.875 46.875], 'FaceColor',[0 0 0]);
rectangle('Position',[1359.38 -1171.88 46.875 46.875], 'FaceColor',[0 0 0]);
rectangle('Position',[1312.5 -1218.75 46.875 46.875], 'FaceColor',[1 1 1]);
rectangle('Position',[1359.38 -1218.75 46.875 46.875], 'FaceColor',[1 1 1]);
rectangle('Position',[1406.25 -1171.88 46.875 46.875], 'FaceColor',[0 0 0]);
rectangle('Position',[1453.12 -1171.88 46.875 46.875], 'FaceColor',[0 0 0]);
rectangle('Position',[1406.25 -1218.75 46.875 46.875], 'FaceColor',[1 1 1]);
rectangle('Position',[1453.12 -1218.75 46.875 46.875], 'FaceColor',[0 0 0]);
rectangle('Position',[1406.25 -1265.62 46.875 46.875], 'FaceColor',[1 1 1]);
rectangle('Position',[1453.12 -1265.62 46.875 46.875], 'FaceColor',[0 0 0]);
rectangle('Position',[1406.25 -1312.5 46.875 46.875], 'FaceColor',[1 1 1]);
rectangle('Position',[1453.12 -1312.5 46.875 46.875], 'FaceColor',[0 0 0]);
rectangle('Position',[1125 -1453.12 46.875 46.875], 'FaceColor',[1 1 1]);
rectangle('Position',[1171.88 -1453.12 46.875 46.875], 'FaceColor',[1 1 1]);
rectangle('Position',[1125 -1500 46.875 46.875], 'FaceColor',[0 0 0]);
rectangle('Position',[1171.88 -1500 46.875 46.875], 'FaceColor',[0 0 0]);
rectangle('Position',[1218.75 -1453.12 46.875 46.875], 'FaceColor',[1 1 1]);
rectangle('Position',[1265.62 -1453.12 46.875 46.875], 'FaceColor',[1 1 1]);
rectangle('Position',[1218.75 -1500 46.875 46.875], 'FaceColor',[0 0 0]);
rectangle('Position',[1265.62 -1500 46.875 46.875], 'FaceColor',[0 0 0]);
rectangle('Position',[1406.25 -1359.38 46.875 46.875], 'FaceColor',[1 1 1]);
rectangle('Position',[1453.12 -1359.38 46.875 46.875], 'FaceColor',[0 0 0]);
rectangle('Position',[1406.25 -1406.25 46.875 46.875], 'FaceColor',[1 1 1]);
rectangle('Position',[1453.12 -1406.25 46.875 46.875], 'FaceColor',[0 0 0]);
rectangle('Position',[1312.5 -1453.12 46.875 46.875], 'FaceColor',[1 1 1]);
rectangle('Position',[1359.38 -1453.12 46.875 46.875], 'FaceColor',[1 1 1]);
rectangle('Position',[1312.5 -1500 46.875 46.875], 'FaceColor',[0 0 0]);
rectangle('Position',[1359.38 -1500 46.875 46.875], 'FaceColor',[0 0 0]);
rectangle('Position',[1406.25 -1453.12 46.875 46.875], 'FaceColor',[1 1 1]);
rectangle('Position',[1453.12 -1453.12 46.875 46.875], 'FaceColor',[0 0 0]);
rectangle('Position',[1406.25 -1500 46.875 46.875], 'FaceColor',[0 0 0]);
rectangle('Position',[1453.12 -1500 46.875 46.875], 'FaceColor',[0 0 0]);
X=[1400,1359.38,1218.75,1218.75,1078.12,1078.12,1007.81,960.938,914.062,867.188,820.312,773.438,726.562,679.688,609.375,515.625,421.875,281.25,234.375,234.375,140.625,100];
Y=[-100,-140.625,-281.25,-468.75,-609.375,-703.125,-773.438,-820.312,-820.312,-820.312,-820.312,-820.312,-820.312,-820.312,-796.875,-703.125,-609.375,-468.75,-328.125,-234.375,-140.625,-100];
hold on;
plot(X,Y,'r');
legend('2153.6','Location','southoutside');
